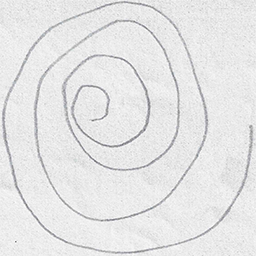
#> input picture sample.png, 256 x 256 px
$ python preprocess.py sample.png
#> lines starting #> are read from the running program, lines starting #| are printed output that depends on the picture
#!/usr/bin/env python
import cv2
from matplotlib import pyplot as plt
import numpy as np
import sys

def show(img):
    plt.imshow(img)
    plt.axis('off')
    plt.show()

def denoise(img, neighbor=2):
    """
    foreground pixel: 1 ; background pixel: 0
    """

    imgp = np.pad(img, 1, 'constant', constant_values=0)

    leny = img.shape[0]
    lenx = img.shape[1]
    for i in range(lenx):
        for j in range(leny):
            if img[j,i] == 0:
                continue
            elif img[j,i] == 1:
                n = np.sum(imgp[j:j+3,i:i+3])
                img[j,i] = 1 if n > neighbor else 0
            else:
                print("Warning: the foreground and background pixel should be 1 and 0 resepctively!")
                break

    return img


def binarization(img, bin, c=12, verbose=False, detail=True, denoise_on=True, save_flag=False):
#> called with bin = array of shape (256,), c = 12, verbose = True, detail = True, denoise_on = True, save_flag = False
    imgf = img.flatten()
    his = np.histogram(imgf, bin)[0]
#> his = 255 values, max 4506 at index 235, min 0 at index 0, mean 257
    d1 = his[1:255] - his[0:254]
#> d1 = 254 values, max 452 at index 229, min -771 at index 240, mean 0.11
    d2 = d1[1:254] - d1[0:253]
#> d2 = 253 values, max 303 at index 242, min -374 at index 236, mean 0.0514

    idx_peak = np.argmax(his)
#> idx_peak = 235
    th = np.argmax(d2[0:idx_peak]) - c
#> th = 207

    if verbose:
        plt.hist(imgf,bin)
        plt.title("histogram")
        if save_flag:
            plt.savefig('Demo_origin_histogram.png')
        else:
            plt.show()
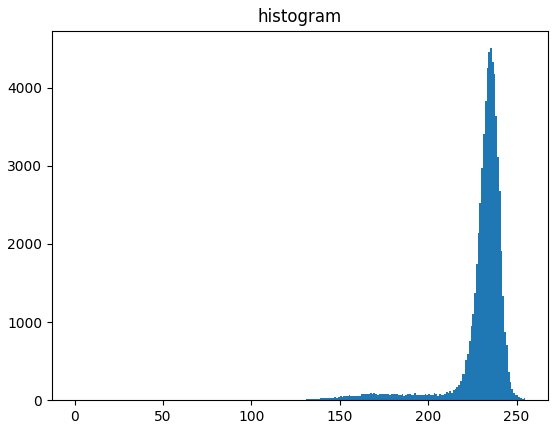
#> figure drawn by matplotlib, 1 panel; tallest bar 4506 high, from x = 235 to 236

    if detail:
        binary = cv2.threshold(img, th, 1, cv2.THRESH_BINARY_INV)[1]
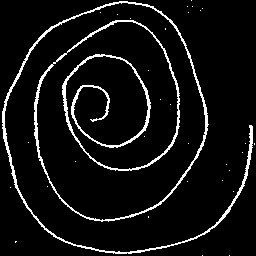
#> binary: shape (256, 256); values 0 (black) and 1 (white), 6.9% white in thin lines or dots
        print(np.max(binary), np.min(binary))
#| 1 0
        if denoise_on:
            binary = denoise(binary)
#> in denoise, `imgp = np.pad(img, 1, 'constant', constant_values=0)`:
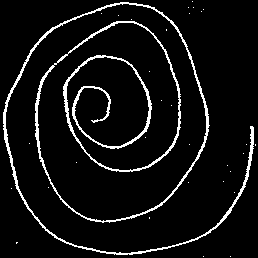
#> imgp: shape (258, 258); values 0 (black) and 1 (white), 6.8% white in thin lines or dots

        img_filtered = binary * 255
#> img_filtered: shape (256, 256); 6.8% white in thin lines or dots

        #img_filtered = binary * img
        min_val = img.min()
#> min_val = 108
        max_val = img.max()
#> max_val = 255
        #return (img_filtered - min_val) / (max_val - min_val)
        return binary
    else:
        return cv2.threshold(img, th, 255, cv2.THRESH_BINARY)[1]


if __name__ == "__main__":

    save_flag = "-s" in sys.argv

    img = cv2.imread("sample.png",0)
    bin = np.arange(256)
    img2 = binarization(img,bin,verbose=True, save_flag=save_flag)

    if save_flag:
        cv2.imwrite('Demo_binarization.png',img2*255)
    else:
        cv2.imshow("Demo(Press 'ESC' to quit.)",img2)
        print("Press 'ESC' to quit.")
        key = cv2.waitKey(0)
#> (key Esc is pressed here)
        if key == 27:
            cv2.destroyAllWindows()
